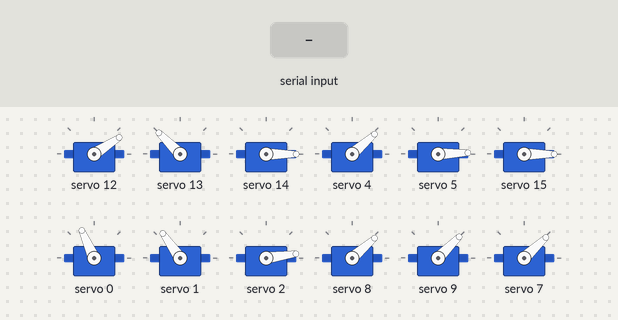
A sketch run on a simulated Arduino Uno, built with avr-gcc and run on an emulated ATmega328P. On the bench: 12 × servo. Inputs (shaded band) come from the test bench.

Above: at 1.2 s.
1.3 s: "m" received over the second serial link
3.8 s: "l" received over the second serial link
At 5.0 s:
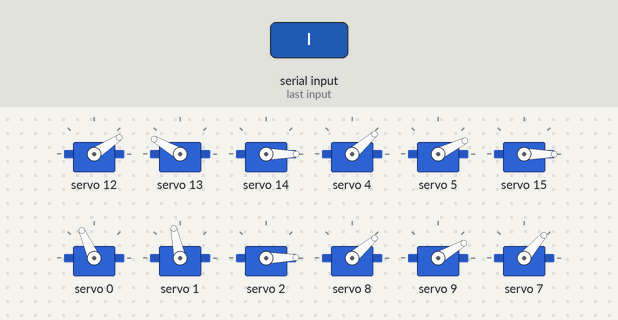
5.3 s: "r" received over the second serial link
At 6.59 s:
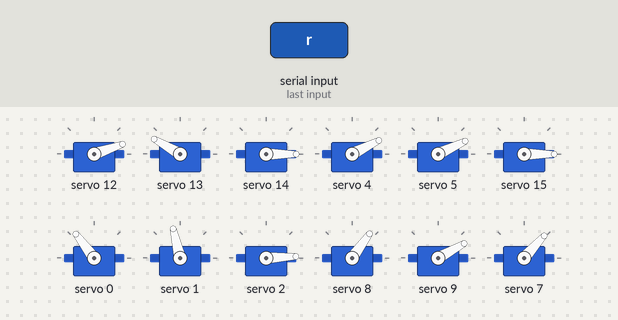
8.3 s: "h" received over the second serial link
At 8.7 s:
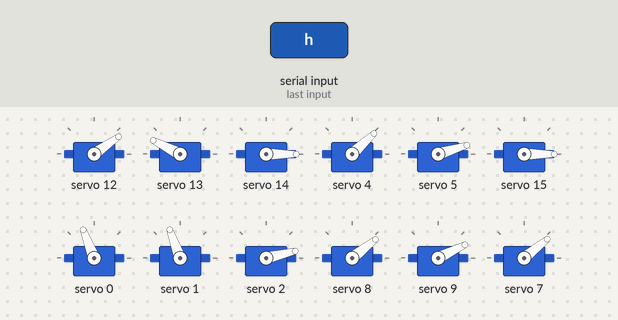
9.8 s: "b" received over the second serial link
12.3 s: "4" received over the second serial link
At 12.9 s:
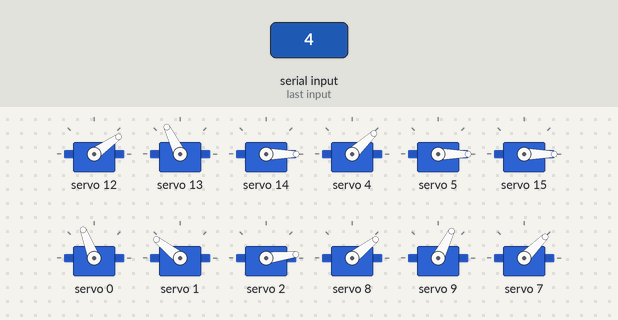
Timing chart, 0 to 14.8 s (numbered marks = the images above; inputs shaded):
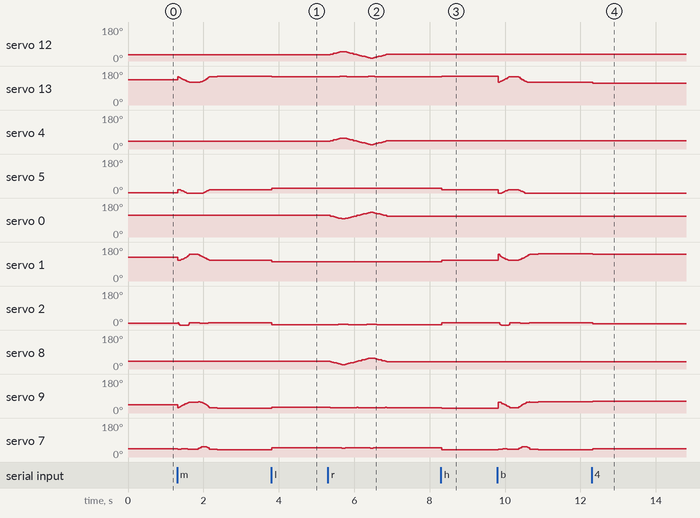

The sketch:

leooo_real.ino
```cpp
#include <Wire.h>
#include <Adafruit_PWMServoDriver.h>
#include <SoftwareSerial.h>

SoftwareSerial BT(10, 11);


Adafruit_PWMServoDriver pwm = Adafruit_PWMServoDriver();

#define SERVOMIN  0 // This is the 'minimum' pulse length count (out of 4096)
#define SERVOMAX  535 // This is the 'maximum' pulse length count (out of 4096)
#define USMIN  600 // This is the rounded 'minimum' microsecond length based on the minimum pulse of 150
#define USMAX  2400 // This is the rounded 'maximum' microsecond length based on the maximum pulse of 600
#define SERVO_FREQ 50 // Analog servos run at ~50 Hz updates

// our servo # counter
// x,y,z three dimensional coordinate
///A,B,C three angles of triangle made bye leg
// a,b constant length of leg
// c is initial height
//d is final length/side of triangle
//z is the height from ground

float c[4],d[4],x[4],z[4],A[4],B[4],C[4],D[4],thetaX[4],phi[4],y[4],n, ellipse_a=4 , ellipse_b=2 ;  // s=radius, A,B,C triangle angles, a,b,c triangle sides, z is height from base
int servoposition[16]={ 178,180,175,0,100,70,-75,0,100,65,-10,0,92,240,145,0};
int a=11, b=9.8,i;

void setup() {
  Serial.begin(9600);
  BT.begin(9600);

  pwm.begin();

  pwm.setOscillatorFrequency(27000000);
  pwm.setPWMFreq(SERVO_FREQ);  // Analog servos run at ~50 Hz updates
  c[0]=c[1]=c[2]=c[3]=14;
  x[0]=x[1]=x[2]=x[3]=0;
  z[0]=z[1]=z[2]=z[3]=0;
  y[0]=y[1]=y[2]=y[3]=0;
  BT.println("read for command");

  delay(10);
}


int angletopulse(int ang){
  int pulse= map(ang,0,270,SERVOMIN,SERVOMAX);
  return pulse;
}

int mg995(int ang){
  int pulse=map(ang,0,200,70,510);
  return pulse;
}

int IK(){


  for(int n=0;n<4;n++)
  {
    thetaX[n]=atan(x[n]/c[n]);
    phi[n]=atan(y[n]/c[n]);
    d[n]=sqrt(pow(x[n],2)+pow(y[n],2)+pow((c[n]-z[n]),2));
  }

  for(int n=0;n<4;n++)
  {
  A[n]=acos((pow(b,2)+pow(d[n],2)-pow(a,2))/(2*b*d[n]));
  B[n]=acos((pow(a,2)+pow(d[n],2)-pow(b,2))/(2*a*d[n]));
  C[n]=acos((pow(b,2)+pow(a,2)-pow(d[n],2))/(2*b*a));


  B[n]=-thetaX[n]+B[n]; //Komabo B and add korbo theta

  }


   pwm.setPWM(12,0,angletopulse(servoposition[12]+(phi[3]*180/3.1416)));
    pwm.setPWM(13,0,angletopulse(servoposition[13]-(B[3]*180/3.1416)));
    pwm.setPWM(14,0,angletopulse((servoposition[14]-180+(C[3]*180/3.1416)*.8)));


    pwm.setPWM(4,0,angletopulse(servoposition[4]+(phi[1]*180/3.1416)));
    pwm.setPWM(5,0,angletopulse(servoposition[5]-50+(B[1]*180/3.1416)));
    pwm.setPWM(15,0,angletopulse((servoposition[6]+180-(C[1]*180/3.1416)*.72)));


    pwm.setPWM(0,0,angletopulse(servoposition[0]-(phi[0]*180/3.1416)));
    pwm.setPWM(1,0,angletopulse(servoposition[1]+50-(B[0]*180/3.1416)));
    pwm.setPWM(2,0,angletopulse((servoposition[2]-0-180+(C[0]*180/3.1416)*.8)));


    pwm.setPWM(8,0,angletopulse(servoposition[8]-(phi[2]*180/3.1416)));
    pwm.setPWM(9,0,angletopulse(servoposition[9]+(B[2]*180/3.1416)));
    pwm.setPWM(7,0,angletopulse((servoposition[10]+180-(C[2]*180/3.1416)*.76)));

}

// You can use this function if you'd like to set the pulse length in seconds
// e.g. setServoPulse(0, 0.001) is a ~1 millisecond pulse width. It's not precise!
void setServoPulse(uint8_t n, double pulse) {
  double pulselength;

  pulselength = 1000000;   // 1,000,000 us per second
  pulselength /= SERVO_FREQ;   // Analog servos run at ~60 Hz updates
  Serial.print(pulselength); Serial.println(" us per period");
  pulselength /= 4096;  // 12 bits of resolution
  Serial.print(pulselength); Serial.println(" us per bit");
  pulse *= 1000000;  // convert input seconds to us
  pulse /= pulselength;
  Serial.println(pulse);
  pwm.setPWM(n, 0, pulse);
}


void loop() {
  if(BT.available()==0)
  {
    IK();

  }
  else
  {
    char command=BT.read();
    if(command=='m') //WALK FORWARD
    {


      for(x[0]=-ellipse_a,x[1]=-ellipse_a,x[2]=ellipse_a,x[3]=ellipse_a;x[0]<=ellipse_a,x[1]<=ellipse_a,x[2]>=-ellipse_a,x[3]>=-ellipse_a;x[0]+=0.5,x[1]+=0.5,x[2]-=0.5,x[3]-=0.5)
      {
        z[0]=ellipse_b*sqrt(1-(pow(x[0],2)/pow(ellipse_a,2)));
        z[1]=ellipse_b*sqrt(1-(pow(x[1],2)/pow(ellipse_a,2)));
        IK();
        delay(5);


      }

      delay(200);


      for(x[0]=ellipse_a,x[1]=ellipse_a,x[2]=-ellipse_a,x[3]=-ellipse_a;x[0]>=-ellipse_a,x[1]>=-ellipse_a,x[2]<=ellipse_a,x[3]<=ellipse_a;x[0]-=0.5,x[1]-=0.5,x[2]+=0.5,x[3]+=0.5)
      {
        z[2]=ellipse_b*sqrt(1-(pow(x[2],2)/pow(ellipse_a,2)));
        z[3]=ellipse_b*sqrt(1-(pow(x[3],2)/pow(ellipse_a,2)));
        IK();


        delay(5);

      }
      delay(200);

    }


    else if(command=='n') //NORMAL
    {
      x[0]=x[1]=x[2]=x[3]=0;
  z[0]=z[1]=z[2]=z[3]=0;
  y[0]=y[1]=y[2]=y[3]=0;
  IK;
    }

   else if( command=='h') //high position
    {
      c[0]=c[1]=c[2]=c[3]=14;
      IK();
      delay(200);
    }

    else if( command=='l') //low position
    {
      c[0]=c[1]=c[2]=c[3]=12;
      IK();
      delay(200);
    }


    else if( command=='4') //medium position
    {
      c[0]=c[1]=c[2]=c[3]=13;
      IK();
      delay(200);
    }


    else if(command=='r') //DANCE SIDE BY SIDE
    {
      for(y[0]=0,y[1]=0,y[2]=0,y[3]=0;y[0]<=4,y[1]<=4,y[2]<=4,y[3]<=4;y[0]+=.5,y[1]+=.5,y[2]+=.5,y[3]+=.5)
      {
        IK();
        delay(30);
      }
      for(y[0]=4,y[1]=4,y[2]=4,y[3]=4;y[0]>=-4,y[1]>=-4,y[2]>=-4,y[3]>=-4;y[0]-=.5,y[1]-=.5,y[2]-=.5,y[3]-=.5)
      {
        IK();
        delay(30);
      }
      for(y[0]=-4,y[1]=-4,y[2]=-4,y[3]=-4;y[0]<=0,y[1]<=0,y[2]<=0,y[3]<=0;y[0]+=.5,y[1]+=.5,y[2]+=.5,y[3]+=.5)
      {
        IK();
        delay(30);
      }

      }


      else if(command=='b') //BACKWARD
    {


      for(x[0]=ellipse_a,x[1]=ellipse_a,x[2]=-ellipse_a,x[3]=-ellipse_a;x[0]>=-ellipse_a,x[1]>=-ellipse_a,x[2]<=ellipse_a,x[3]<=ellipse_a;x[0]-=0.5,x[1]-=0.5,x[2]+=0.5,x[3]+=0.5)
      {
        z[0]=ellipse_b*sqrt(1-(pow(x[0],2)/pow(ellipse_a,2)));
        z[1]=ellipse_b*sqrt(1-(pow(x[1],2)/pow(ellipse_a,2)));
        IK();
        delay(5);


      }

      delay(200);


      for(x[0]=-ellipse_a,x[1]=-ellipse_a,x[2]=ellipse_a,x[3]=ellipse_a;x[0]<=ellipse_a,x[1]<=ellipse_a,x[2]>=-ellipse_a,x[3]>=-ellipse_a;x[0]+=0.5,x[1]+=0.5,x[2]-=0.5,x[3]-=0.5)
      {
        z[2]=ellipse_b*sqrt(1-(pow(x[2],2)/pow(ellipse_a,2)));
        z[3]=ellipse_b*sqrt(1-(pow(x[3],2)/pow(ellipse_a,2)));
        IK();


        delay(5);

      }
      delay(200);

    }


    else if(command=='s') //stand at initial angle
    {  pwm.setPWM(0, 0, angletopulse(210));//  increasing goes inside
  pwm.setPWM(1, 0, angletopulse(220));//  increasing goes backward
  pwm.setPWM(2, 0, angletopulse(70));//  increasing goes forward

  pwm.setPWM(4, 0, angletopulse(120));//increasing goes outside
  pwm.setPWM(5, 0, angletopulse(70));//  increasing goes forward
  pwm.setPWM(15, 0, angletopulse(50));//  increasing goes backward

  pwm.setPWM(8, 0, angletopulse(120));//increasing goes inside
  pwm.setPWM(9, 0, angletopulse(120));//  increasing goes forward
  pwm.setPWM(7, 0, angletopulse(140));//  increasing goes backward

  pwm.setPWM(12, 0, angletopulse(110)); //increasing goes outside
  pwm.setPWM(13, 0, angletopulse(240)); //increasing goes backward
  pwm.setPWM(14, 0, angletopulse(60));//  increasing goes forward

     delay(5000);
    }


    else if(command=='f') //Backward
    {


      for(y[0]=-ellipse_a,y[1]=-ellipse_a,y[2]=ellipse_a,y[3]=ellipse_a;y[0]<=ellipse_a,y[1]<=ellipse_a,y[2]>=-ellipse_a,y[3]>=-ellipse_a;y[0]+=0.5,y[1]+=0.5,y[2]-=0.5,y[3]-=0.5)
      {
        z[0]=ellipse_b*sqrt(1-(pow(y[0],2)/pow(ellipse_a,2)));
        z[1]=ellipse_b*sqrt(1-(pow(y[1],2)/pow(ellipse_a,2)));
        IK();
        delay(5);


      }

      delay(200);


      for(y[0]=ellipse_a,y[1]=ellipse_a,y[2]=-ellipse_a,y[3]=-ellipse_a;y[0]>=-ellipse_a,y[1]>=-ellipse_a,y[2]<=ellipse_a,y[3]<=ellipse_a;y[0]-=0.5,y[1]-=0.5,y[2]+=0.5,y[3]+=0.5)
      {
        z[2]=ellipse_b*sqrt(1-(pow(y[2],2)/pow(ellipse_a,2)));
        z[3]=ellipse_b*sqrt(1-(pow(y[3],2)/pow(ellipse_a,2)));
        IK();


        delay(5);

      }
      delay(200);

    }


}
}
```

Measured:
- after the input at 3.8 s, servo 13: 153° → 150° at once; servo 5: 17° → 26° at once; servo 1: 110° → 102° at once; servo 2: 13° → 1° at once; servo 9: 26° → 30° at once
- after the input at 5.3 s, servo 13: alternates 151° for 0.18 s and 150° for 0.57 s, 4 changes in all, then stays 150°, starting after 0.32 s; servo 5: 26° → 25° after 0.15 s, → 24° 0.18 s later, → 25° 0.18 s later, → 26° 0.17 s later, … (8 changes in this stretch)
- after the input at 8.3 s, servo 13: 150° → 153° at once; servo 5: 26° → 17° at once; servo 1: 102° → 110° at once; servo 2: 1° → 13° at once; servo 9: 29° → 26° at once
- after the input at 12.3 s, servo 13: 120° → 116° at once; servo 1: 144° → 142° at once; servo 2: 13° → 7° at once; servo 9: 59° → 63° at once; servo 7: 39° → 45° at once
